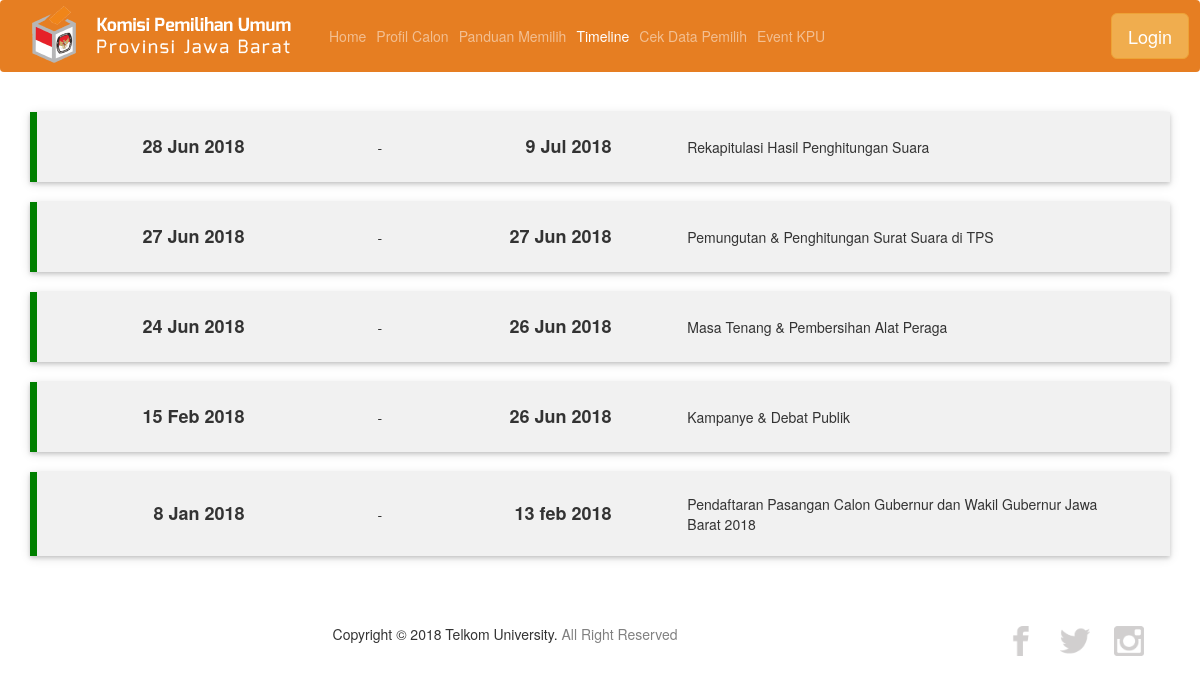
Screenshot of /index.php/c_timeline with the database file from the repository.
### tables this page shows
CREATE TABLE IF NOT EXISTS `timeline` (
  `idx` int(11) NOT NULL,
  `tgl_mulai` varchar(20) NOT NULL,
  `tgl_selesai` varchar(20) NOT NULL,
  `kegiatan` varchar(100) NOT NULL
);

### application/controllers/C_timeline.php (called while the page is built, shortened)
<?php
class C_timeline extends CI_Controller
{
	public function __construct()
	{
		$this->load->model('M_timeline');
	}
	public function index()
	{
		$data = array(
			'title' => 'Data Timeline',
			'data_timeline' => $this->M_timeline->get_data()
		);
		$this->load->view('timeline',$data);
	}
}

### index.php (called while the page is built, shortened)
<?php
require_once BASEPATH.'core/CodeIgniter.php';

### application/models/M_timeline.php (called while the page is built, shortened)
<?php
class M_timeline extends CI_Model
{
	public function get_data()
	{
		$query = $this->db->order_by('idx','DESC')->get('timeline');
		return $query->result();
	}
}
?>

### application/views/timeline.php (the view, shortened to what this page needs)
<body>
		<nav class="navbar navbar-expand-lg navbar-dark bg-nav">
		  	<a class="" href="#"><img src="<?php echo base_url(); ?>asset/img/Logo KPU.png" ></a>
		  	<div class="collapse navbar-collapse" id="navbarTogglerDemo02">
		    	<ul class="navbar-nav mr-auto mt-2 mt-lg-0">
						<?php if ($this->session->userdata('level')!="admin") { ?>
						<li class="nav-item">
							<a class="nav-link" href="<?php echo base_url(); ?>">Home</a>
						</li>
						<?php } ?>
								<li class="nav-item">
		              <a class="nav-link" href="<?php echo site_url('C_profilcalon/') ?>">Profil Calon</a>
		            </li>
		            <li class="nav-item">
		              <a class="nav-link" href="<?php echo site_url('C_panduanpilih/') ?>">Panduan Memilih</a>
		            </li>
		            <li class="nav-item">
		              <a class="nav-link active" href="<?php echo site_url('C_timeline/') ?>">Timeline<span class="sr-only">(current)</span></a>
		            </li>
		            <li class="nav-item">
		              <a class="nav-link" href="<?php echo site_url('C_cekpemilih/') ?>">Cek Data Pemilih</a>
		            </li>
		            <li class="nav-item">
		              <a class="nav-link" href="<?php echo site_url('C_eventkpu/') ?>">Event KPU</a>
		            </li>
				</ul>
		  	</div>
				<?php
					if ($this->session->userdata('level')!="admin") {
						echo '<a href="'.site_url("C_loginAdmin/").'" class="btn btn-warning btn-lg">Login</a>';
					}else {
						echo '<a href="'.site_url("C_loginAdmin/logout").'" class="btn btn-warning btn-lg">Logout</a>';
					}
				?>
		</nav>
		<div class="container content-jadwal">
			<?php
				foreach ($data_timeline as $data) {
				?>
					<div class="row row-jadwal">
						<div class="col-lg-2 col-md-2 col-sm-2 center right text-tgl">
							<?php echo $data->tgl_mulai; ?>
						</div>
						<div class="col-lg-1 col-md-1 col-sm-1 center right">-</div>
						<div class="col-lg-2 col-md-2 col-sm-2 center right text-tgl">
							<?php echo $data->tgl_selesai; ?>
						</div>
						<div class="col-lg-5 col-md-5 col-sm-5 center">
							<?php echo $data->kegiatan; ?>
						</div>
					</div>
				<?php }	?>
		</div>

### asset/css/main.css (style rules this page uses)
.bg-nav { background-color: #e67e22; }
.row-jadwal { background-color: #f1f1f1; padding: 0.01em 16px; margin: 20px 0; box-shadow: 0 2px 4px 0 rgba(0,0,0,0.16),0 2px 10px 0 rgba(0,0,0,0.12); border-left-style: solid; border-left-color: green; border-left-width: 7px; }
.text-tgl { font-size: 18px; font-weight: bold; }
.center { margin: auto; padding-top: 2%; padding-bottom: 2%; }
.right { text-align: right; }
.btn { margin-bottom: 2%; }

### rows the page displays
timeline: tgl_mulai "28 Jun 2018", tgl_selesai "9 Jul 2018", kegiatan "Rekapitulasi Hasil Penghitungan Suara"
timeline: tgl_mulai "27 Jun 2018", tgl_selesai "27 Jun 2018", kegiatan "Pemungutan & Penghitungan Surat Suara di TPS"
timeline: tgl_mulai "24 Jun 2018", tgl_selesai "26 Jun 2018", kegiatan "Masa Tenang & Pembersihan Alat Peraga"
timeline: tgl_mulai "15 Feb 2018", tgl_selesai "26 Jun 2018", kegiatan "Kampanye & Debat Publik"
timeline: tgl_mulai "8 Jan 2018", tgl_selesai "13 feb 2018", kegiatan "Pendaftaran Pasangan Calon Gubernur dan Wakil Gubernur Jawa Barat 2018"
